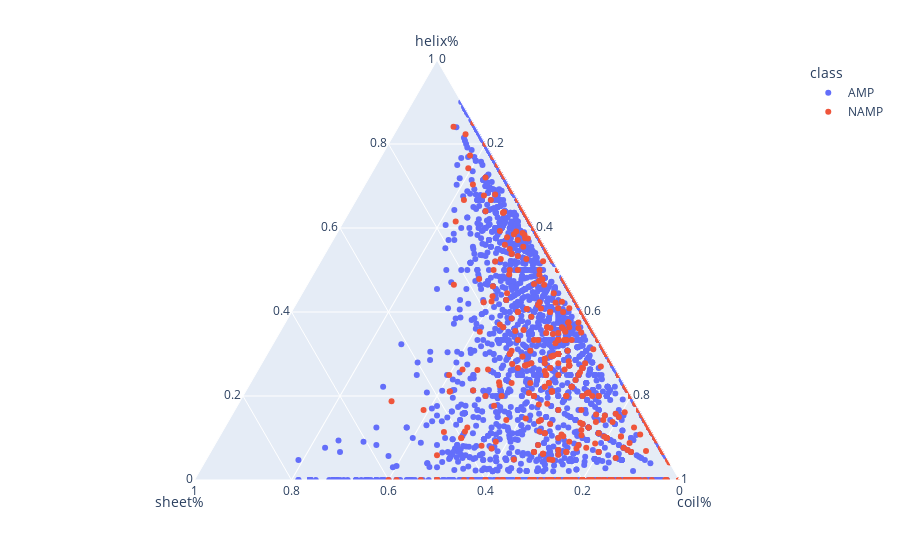

This figure's notebook cell:
### Code cell
import plotly.express as px
fig = px.scatter_ternary(dac,  a='helix%', b='sheet%', c='coil%',
    color="class", size_max=15,
    )
fig.show()

### Figure 1 — Plotly figure (JSON) as saved in the notebook; plotly's stock layout.template omitted (floating-point values rounded to 4 significant figures; data arrays with more than 128 entries replaced by an {"elided": "..."} marker saying what was removed)
{"data": [{"a": {"elided": "5188 float values"}, "b": {"elided": "5188 float values"}, "c": {"elided": "5188 float values"}, "hovertemplate": "class=AMP<br>helix%=%{a}<br>sheet%=%{b}<br>coil%=%{c}<extra></extra>", "legendgroup": "AMP", "marker": {"color": "#636efa", "symbol": "circle"}, "mode": "markers", "name": "AMP", "showlegend": true, "subplot": "ternary", "type": "scatterternary"}, {"a": {"elided": "756 float values"}, "b": {"elided": "756 float values"}, "c": {"elided": "756 float values"}, "hovertemplate": "class=NAMP<br>helix%=%{a}<br>sheet%=%{b}<br>coil%=%{c}<extra></extra>", "legendgroup": "NAMP", "marker": {"color": "#EF553B", "symbol": "circle"}, "mode": "markers", "name": "NAMP", "showlegend": true, "subplot": "ternary", "type": "scatterternary"}], "layout": {"legend": {"title": {"text": "class"}, "tracegroupgap": 0}, "margin": {"t": 60}, "ternary": {"aaxis": {"title": {"text": "helix%"}}, "baxis": {"title": {"text": "sheet%"}}, "caxis": {"title": {"text": "coil%"}}, "domain": {"x": [0, 1], "y": [0, 1]}}}}
